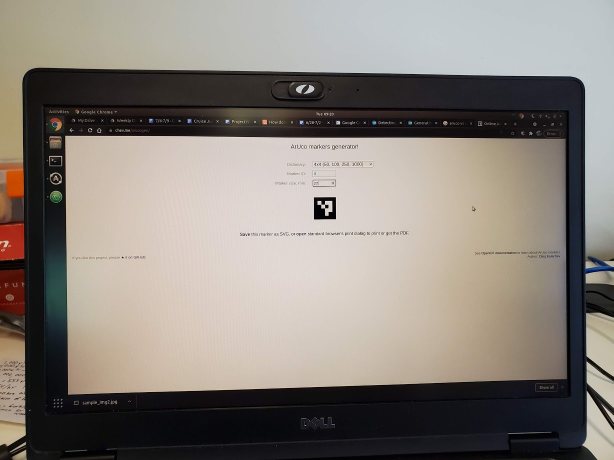
#> input picture scripts/img/sample_img3.jpg, 1227 x 920 px, found by its file name (shown at 1/2 size)
$ python sandbox.py
#> lines starting #> are read from the running program, lines starting #| are printed output that depends on the picture
import cv2
import numpy as np

TAG_SIZE = 100 # px
TAG_BORDER = 10 # px
IMAGE_RESCALE = 0.5 # %

# Load image
input_img = cv2.imread('sample_img3.jpg')#, cv2.IMREAD_GRAYSCALE)
#> input_img is the input picture: shape (920, 1227, 3); mean B, G, R 123, 129.8, 136.8

# Manually to grayscale (needed to fix dimension issue)
input_img = 0.2989 * input_img[:,:,0] + \
            0.5870 * input_img[:,:,1] + \
            0.1140 * input_img[:,:,2]
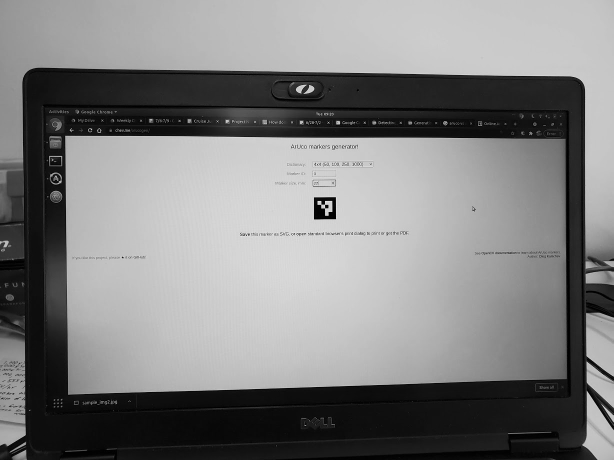
#> input_img: shape (920, 1227) float64 (shown at 1/2 size); min 0, max 253.2, mean 128.6
print(input_img.shape)
#| (920, 1227)

# Resize image
img_height = int(input_img.shape[0]*IMAGE_RESCALE)
#> img_height = 460
img_width  = int(input_img.shape[1]*IMAGE_RESCALE)
#> img_width = 613
dim = (img_width, img_height)
#> dim = (613, 460)
resized = cv2.resize(input_img, dim, interpolation = cv2.INTER_AREA)
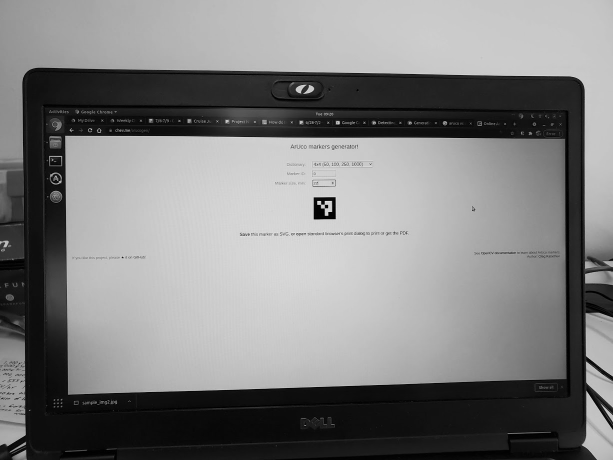
#> resized: shape (460, 613) float64; min 0.132, max 229.7, mean 128.6

# Allocate space for output image
output_img = np.ones((img_height + 2*TAG_SIZE + 4*TAG_BORDER,
                      img_width + 2*TAG_SIZE + 4*TAG_BORDER,
                      1), dtype="uint8")*255 # 255 for white background

# Get ArUco tags
arucoDict = cv2.aruco.Dictionary_get(cv2.aruco.DICT_4X4_50)

# Create tags
ul_tag = np.zeros((TAG_SIZE, TAG_SIZE, 1), dtype="uint8") # Upper left
ur_tag = np.zeros((TAG_SIZE, TAG_SIZE, 1), dtype="uint8") # Upper right
bl_tag = np.zeros((TAG_SIZE, TAG_SIZE, 1), dtype="uint8") # Bottom left
br_tag = np.zeros((TAG_SIZE, TAG_SIZE, 1), dtype="uint8") # Bottom right
cv2.aruco.drawMarker(arucoDict, 0, TAG_SIZE, ul_tag, 1)
cv2.aruco.drawMarker(arucoDict, 1, TAG_SIZE, ur_tag, 1)
cv2.aruco.drawMarker(arucoDict, 2, TAG_SIZE, bl_tag, 1)
cv2.aruco.drawMarker(arucoDict, 3, TAG_SIZE, br_tag, 1)

# Put tags in output image
output_img[TAG_BORDER:TAG_SIZE+TAG_BORDER,
           TAG_BORDER:TAG_SIZE+TAG_BORDER] \
           = ul_tag
output_img[TAG_BORDER:TAG_SIZE+TAG_BORDER,
           TAG_BORDER+TAG_SIZE+TAG_BORDER+img_width+TAG_BORDER:-TAG_BORDER] \
           = ur_tag
output_img[TAG_BORDER+TAG_SIZE+TAG_BORDER+img_height+TAG_BORDER:-TAG_BORDER,
           TAG_BORDER:TAG_SIZE+TAG_BORDER] \
           = bl_tag
output_img[TAG_BORDER+TAG_SIZE+TAG_BORDER+img_height+TAG_BORDER:-TAG_BORDER,
           TAG_BORDER+TAG_SIZE+TAG_BORDER+img_width+TAG_BORDER:-TAG_BORDER] \
           = br_tag


#
# print(a)
# print(a.shape)
#
# print(output_img[TAG_BORDER+TAG_SIZE+TAG_BORDER:-(TAG_BORDER+TAG_SIZE+TAG_BORDER),
#            TAG_BORDER+TAG_SIZE+TAG_BORDER:-(TAG_BORDER+TAG_SIZE+TAG_BORDER)][0:10,0:10])
# Put resized image in output image
#> (the run stopped early here; a loop or call above may not have finished)
